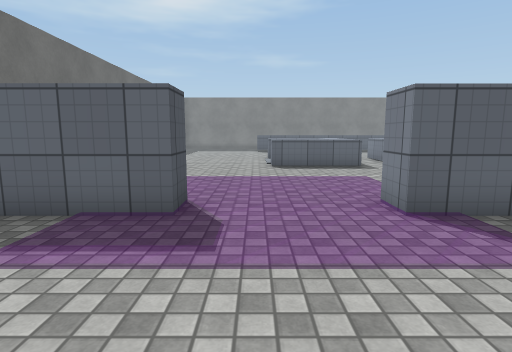
view 1 (above)

20 first-person views from a walk through a 3-D level made in the Unity game engine. The camera is 1.3 m above the floor, tilts 8° down and sees 80° across. Doors are open. The floor is counted in squares, 1 m on a side. Each view is taken from the middle of a square. On the plan, view 1 faces up. The plan holds only what a view shows up to about 14 squares ahead; the rest is blank. The place goes on beyond the plan. Some animated figures are left out. Surface patterns are stand-ins for the level's own textures.

view 2
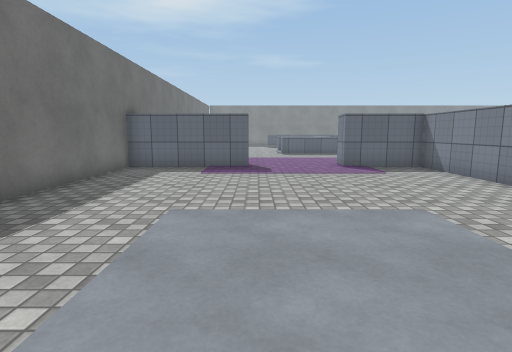

view 3
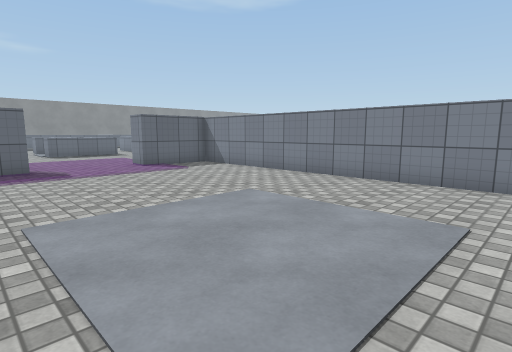

view 4
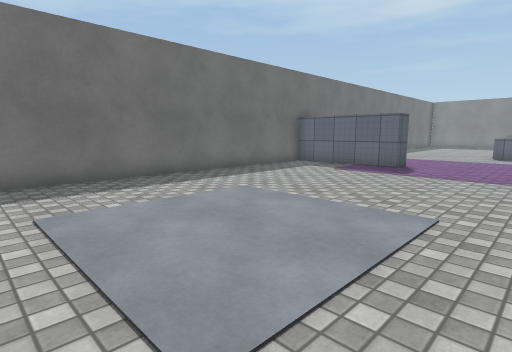

view 5
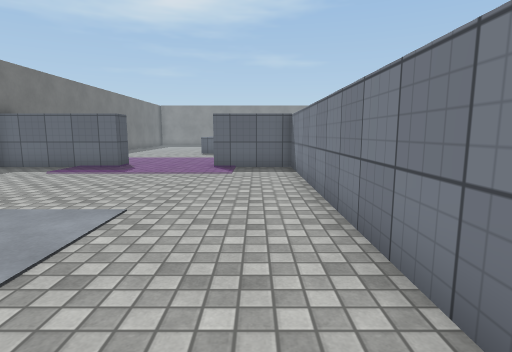

view 6
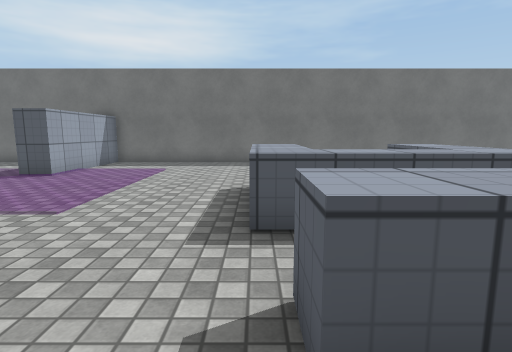

view 7
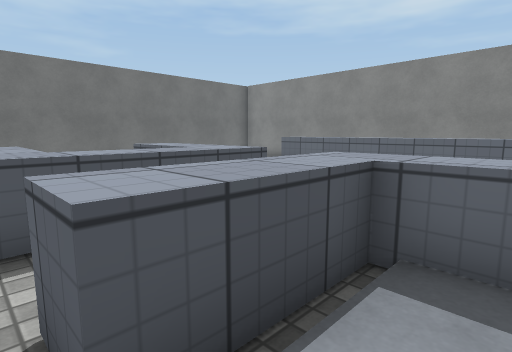

view 8
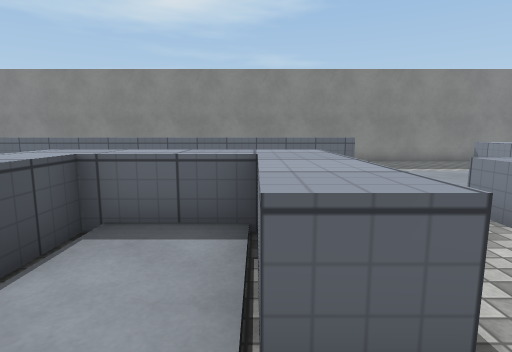

view 9
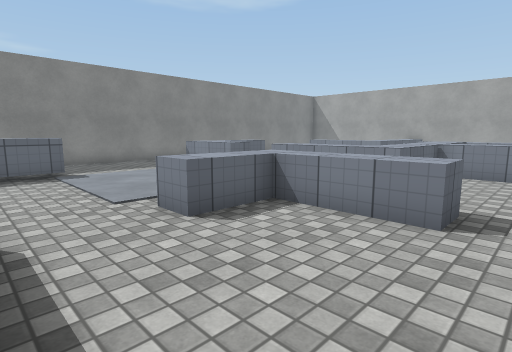

view 10
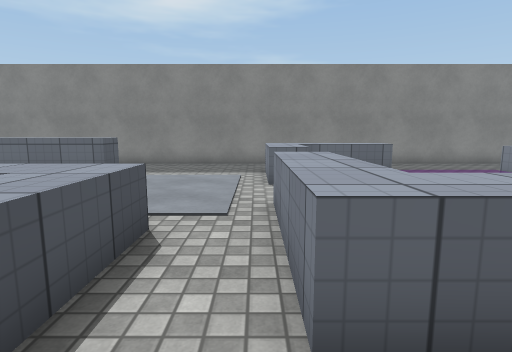

view 11
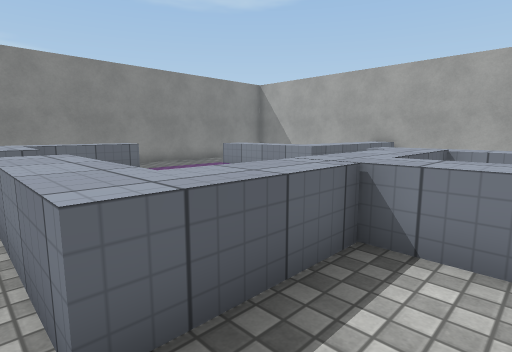

view 12
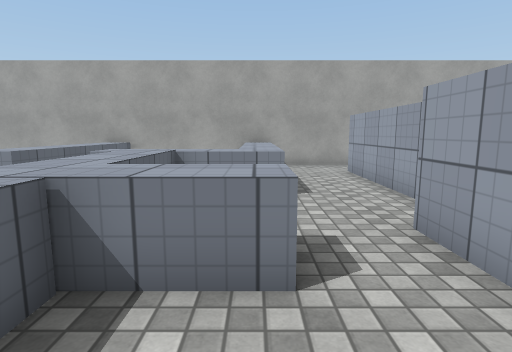

view 13
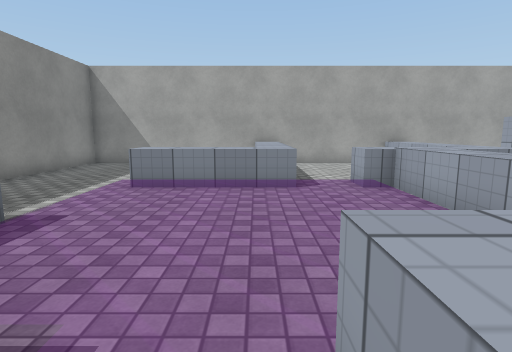

view 14
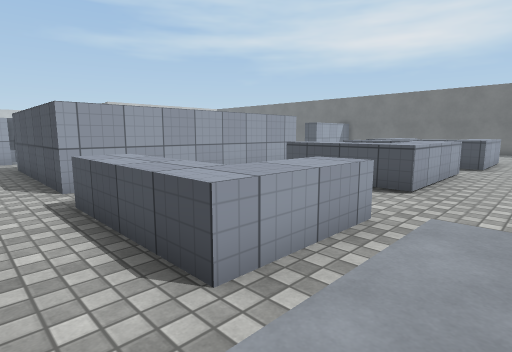

view 15
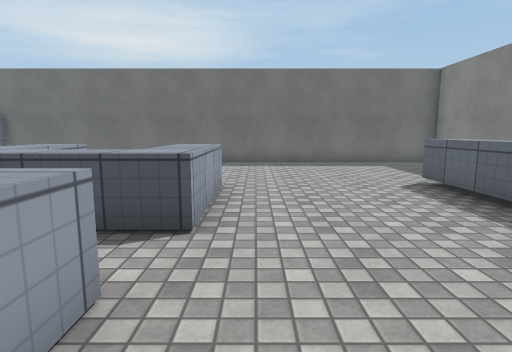

view 16
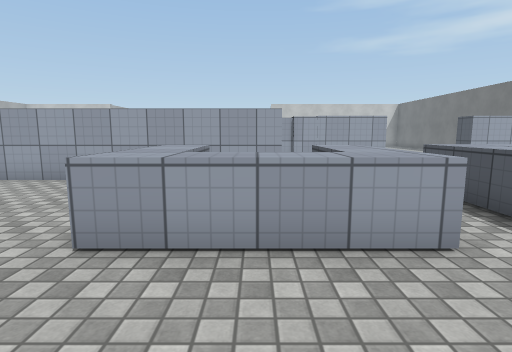

view 17
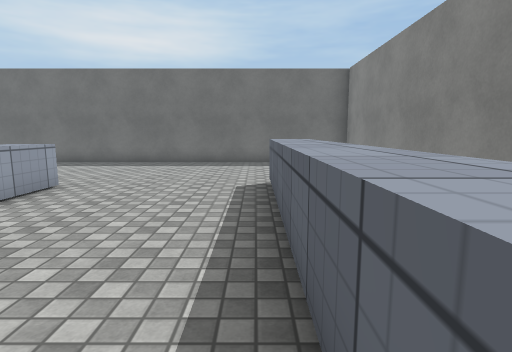

view 18
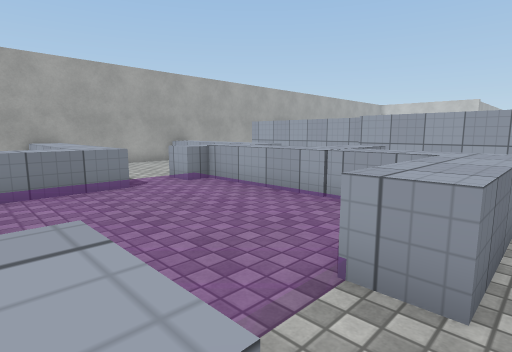

view 19
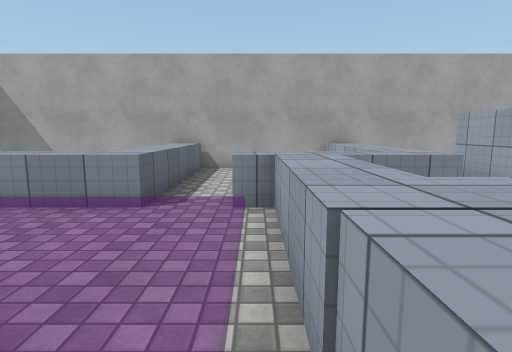

view 20
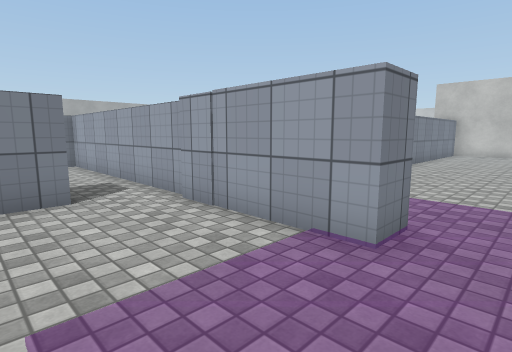

### Floor plan
Key: @ floor where view 1 was taken; # wall or solid block; . main floor; : floor 0.25 m higher than the main floor; / step, stairs or slope; D open door; ^ raised ledge.
Columns run from 6 left of view 1 to 31 right of it. Each row starts with its distance up from view 1.
 25 ######################################
 24 #.                 ......    ........#
 23 #...             .......    ........ #
 22 #.....^^^^^^^^^^^^^.....^^^^......   #
 21 #..............  .......^ /////^     #
 20 #............    .......^::::::^     #
 19 #............ .  ........::::::^     #
 18 #............    ........::::::^^^^^^#
 17 #.......................^:::::DD^^^^^#
 16 #......^^^^.^^^^...^^^..^:::::DD.....#
 15 #......^^^^.^^^^^..^^^..^/////.^.....#
 14 #......  ^^.^^:^^....^..^^^^^^^^ ....#
 13 #......^^^^.^^:^^....^.....^  .^     #
 12 #......^^^^..........^.....^  .^^^^^^#
 11 #............  .. .....   ...........#
 10 #............ ########. #####........#
  9 #.............#      #.     #######..#
  8 #.............#      #.              #
  7 #.................   #.              #
  6 #....................#.
  5 #####DDDD#############.
  4 #...........#        ..
  3 #...........#        ..
  2 #...........#        .#
  1 #...........#        ##
  0 #.....@.....#
 -1 #...........#
 -2 #...........#
 -3 #...........#
 -4 #...........#
 -5 #...........#
 -6 #...........#
 -7    ........ #

Where each view was taken, in squares from view 1:
view 1: 0 up, 0 right, facing up
view 2: 7 down, 1 left, facing up
view 3: 7 down, 3 left, facing up-right
view 4: 7 down, 3 right, facing up-left
view 5: 7 down, 4 right, facing up
view 6: 12 up, 8 right, facing left
view 7: 12 up, 8 right, facing up-left
view 8: 11 up, 9 right, facing up
view 9: 11 up, 10 right, facing up-right
view 10: 12 up, 17 right, facing up
view 11: 12 up, 17 right, facing up-right
view 12: 12 up, 18 right, facing right
view 13: 18 up, 17 right, facing right
view 14: 18 up, 17 right, facing down-left
view 15: 17 up, 8 right, facing left
view 16: 19 up, 8 right, facing down
view 17: 21 up, 8 right, facing left
view 18: 20 up, 17 right, facing down-right
view 19: 15 up, 19 right, facing right
view 20: 9 up, 1 right, facing down-right
